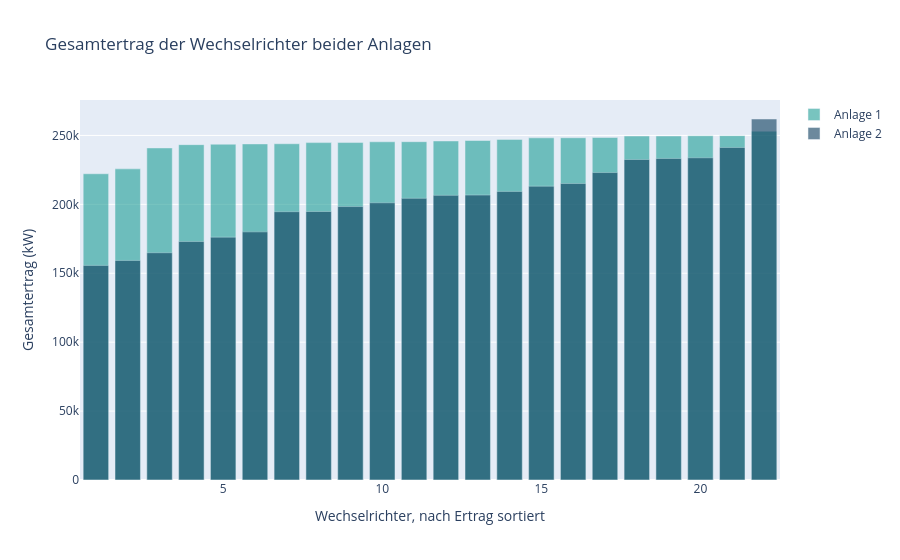

The cell this chart's notebook holds for it:
### Code cell
a1 = (wechselrichter_diagramm_df[
    wechselrichter_diagramm_df["anlage"] == "Anlage 1"
].sort_values("ertrag_gesamt").reset_index(drop=True))

a2 = (wechselrichter_diagramm_df[
    wechselrichter_diagramm_df["anlage"] == "Anlage 2"
].sort_values("ertrag_gesamt").reset_index(drop=True))

fig = go.Figure()

fig.add_bar(
    x=a1.index + 1,
    y=a1["ertrag_gesamt"],
    name="Anlage 1",
    marker_color="#1F9E96",
    customdata=a1["wechselrichter_id"],
    hovertemplate="Anlage 1<br>Wechselrichter-ID: %{customdata}<br>Gesamtertrag: %{y:,.0f}<extra></extra>"
)

fig.add_bar(
    x=a2.index + 1,
    y=a2["ertrag_gesamt"],
    name="Anlage 2",
    marker_color="#0B3C5D",
    customdata=a2["wechselrichter_id"],
    hovertemplate="Anlage 2<br>Wechselrichter-ID: %{customdata}<br>Gesamtertrag: %{y:,.0f}<extra></extra>"
)

fig.update_layout(
    barmode="overlay",
    title="Gesamtertrag der Wechselrichter beider Anlagen",
    xaxis_title="Wechselrichter, nach Ertrag sortiert",
    yaxis_title="Gesamtertrag (kW)"
)

fig.update_traces(opacity=0.6)
fig.show()

### Figure 1 — Plotly figure (JSON) as saved in the notebook; plotly's stock layout.template omitted (floating-point values rounded to 4 significant figures)
{"data": [{"customdata": ["bvBOhCH3iADSZry", "1BY6WEcLGh8j5v7", "ih0vzX44oOqAx2f", "z9Y9gH1T5YWrNuG", "ZoEaEvLYb1n2sOq", "7JYdWkrLSPkdwr4", "zBIq5rxdHJRwDNY", "WRmjgnKYAwPKWDb", "sjndEbLyjtCKgGv", "rGa61gmuvPhdLxV", "YxYtjZvoooNbGkE", "wCURE6d3bPkepu2", "pkci93gMrogZuBj", "zVJPv84UY57bAof", "iCRJl6heRkivqQ3", "uHbuxQJl8lW7ozc", "ZnxXDlPa8U1GXgE", "3PZuoBAID5Wc2HD", "McdE0feGgRqW7Ca", "VHMLBKoKgIrUVDU", "1IF53ai7Xc0U56Y", "adLQvlD726eNBSB"], "hovertemplate": "Anlage 1<br>Wechselrichter-ID: %{customdata}<br>Gesamtertrag: %{y:,.0f}<extra></extra>", "marker": {"color": "#1F9E96"}, "name": "Anlage 1", "opacity": 0.6, "type": "bar", "x": [1, 2, 3, 4, 5, 6, 7, 8, 9, 10, 11, 12, 13, 14, 15, 16, 17, 18, 19, 20, 21, 22], "y": [222200.0, 225800.0, 240900.0, 243300.0, 243600.0, 243900.0, 244000.0, 244800.0, 244800.0, 245400.0, 245500.0, 246000.0, 246300.0, 247100.0, 248300.0, 248300.0, 248600.0, 249600.0, 249600.0, 249800.0, 249900.0, 253100.0]}, {"customdata": ["Et9kgGMDl729KT4", "Quc1TzYxW2pYoWX", "LYwnQax7tkwH5Cb", "mqwcsP2rE7J0TFp", "rrq4fwE8jgrTyWY", "NgDl19wMapZy17u", "IQ2d7wF4YD8zU1Q", "xMbIugepa2P7lBB", "9kRcWv60rDACzjR", "81aHJ1q11NBPMrL", "oZZkBaNadn6DNKz", "LlT2YUhhzqhg5Sw", "xoJJ8DcxJEcupym", "V94E5Ben1TlhnDV", "q49J1IKaHRwDQnt", "PeE6FRyGXUgsRhN", "WcxssY2VbP4hApt", "vOuJvMaM2sgwLmb", "Qf4GUc1pJu5T6c6", "oZ35aAeoifZaQzV", "Mx2yZCDsyf6DPfv", "4UPUqMRk7TRMgml"], "hovertemplate": "Anlage 2<br>Wechselrichter-ID: %{customdata}<br>Gesamtertrag: %{y:,.0f}<extra></extra>", "marker": {"color": "#0B3C5D"}, "name": "Anlage 2", "opacity": 0.6, "type": "bar", "x": [1, 2, 3, 4, 5, 6, 7, 8, 9, 10, 11, 12, 13, 14, 15, 16, 17, 18, 19, 20, 21, 22], "y": [155700.0, 159300.0, 164900.0, 173000.0, 176200.0, 180100.0, 194700.0, 194800.0, 198400.0, 201100.0, 204400.0, 206500.0, 206700.0, 209400.0, 213200.0, 215100.0, 223100.0, 232500.0, 233300.0, 233800.0, 241300.0, 261900.0]}], "layout": {"barmode": "overlay", "title": {"text": "Gesamtertrag der Wechselrichter beider Anlagen"}, "xaxis": {"title": {"text": "Wechselrichter, nach Ertrag sortiert"}}, "yaxis": {"title": {"text": "Gesamtertrag (kW)"}}}}
